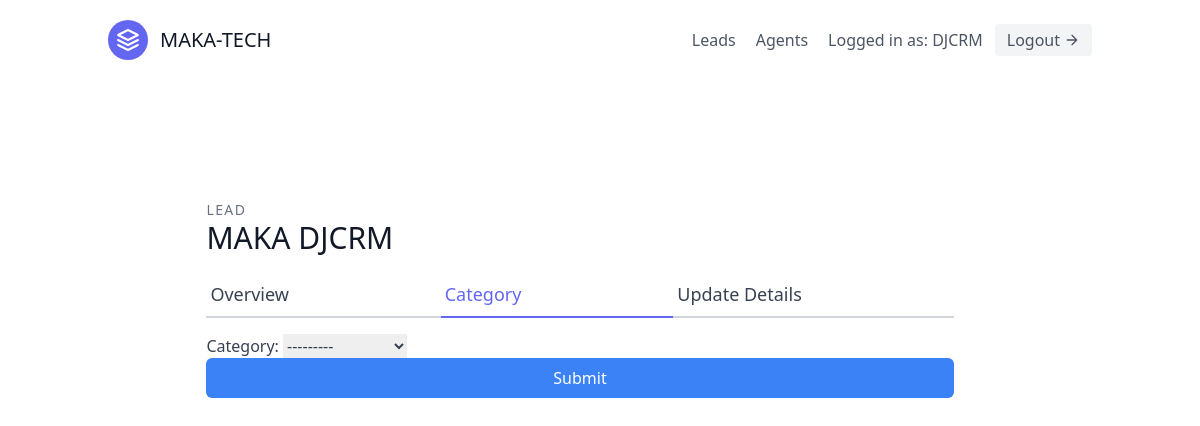
The page /leads/13/category/ (signed in) on the database its author committed.
### leads/models.py (models this page shows, shortened)
class User(AbstractUser):
    is_organisor = models.BooleanField(default=True)
    is_agent = models.BooleanField(default=False)

class Lead(models.Model):
    first_name = models.CharField(max_length=20)
    last_name = models.CharField(max_length=20)
    age = models.IntegerField(default=0)
    organisation = models.ForeignKey("UserProfile" , on_delete=models.CASCADE)
    agent = models.ForeignKey("Agent", null=True, blank=True, on_delete=models.SET_NULL)
    category = models.ForeignKey("Category", related_name="leads", null=True, blank=True, on_delete=models.SET_NULL)
    description = models.TextField()
    date_added = models.DateTimeField(auto_now_add=True)
    phone_number = models.CharField(max_length=20)
    email = models.EmailField()

### leads/views.py (the view, shortened to what this page needs)
# urls.py: path('<int:pk>/category/', LeadCategoryUpdateView.as_view(), name='lead-category-update'),
class LeadCategoryUpdateView(LoginRequiredMixin, UpdateView):
    template_name = "lead_category_update.html"
    form_class = LeadCategoryUpdateForm
    def get_queryset(self):
        user = self.request.user
        if user.is_organisor:
            queryset = Lead.objects.filter(organisation=user.userprofile)
        else:
            queryset = Lead.objects.filter(organisation=user.agent.organisation)
            queryset = queryset.filter(agent__user=user)
        return queryset

### leads/forms.py
class LeadCategoryUpdateForm(forms.ModelForm):
    class Meta:
        model = Lead
        fields = (
            "category",
            )

### leads/models.py (called while the page is built)
    def __str__(self):
        return self.name

### templates/lead_category_update.html (shortened to what this page needs)
{% extends "base.html" %}
{% load tailwind_filters %}
{% block content %}
<section class="text-gray-700 body-font overflow-hidden">
    <div class="container px-5 py-24 mx-auto">
      <div class="lg:w-4/5 mx-auto flex flex-wrap">
        <div class="w-full lg:pr-10 lg:py-6 mb-6 lg:mb-0">
            <h2 class="text-sm title-font text-gray-500 tracking-widest">LEAD</h2>
            <h1 class="text-gray-900 text-3xl title-font font-medium mb-4">{{ lead.first_name }} {{ lead.last_name }}</h1>
            <div class="flex mb-4">
                <a href="{% url 'leads:lead-detail' lead.pk %}" class="flex-grow border-b-2 border-gray-300 py-2 text-lg px-1">
                    Overview
                </a>
                <a href="{% url 'leads:lead-category-update' lead.pk %}" class="flex-grow text-indigo-500 border-b-2 border-indigo-500 py-2 text-lg px-1">
                    Category
                </a>
                <a href="{% url 'leads:lead-update' lead.pk %}" class="flex-grow border-b-2 border-gray-300 py-2 text-lg px-1">
                    Update Details
                </a>
            </div>
            <form form method="post">
                {{ form|crispy }}
                <button type="submit" class="w-full text-white bg-blue-500 hover:bg-blue-600 px-3 py-2 rounded-md">Submit</button>
            </form>
        </div>
      </div>
    </div>
  </section>
{% endblock content %}

### templates/navbar.html (shortened to what this page needs)
<header class="text-gray-600 body-font">
  <div class="container mx-auto flex flex-wrap p-5 flex-col md:flex-row items-center">
    <a class="flex title-font font-medium items-center text-gray-900 mb-4 md:mb-0">
      <svg xmlns="http://www.w3.org/2000/svg" fill="none" stroke="currentColor" stroke-linecap="round"
        stroke-linejoin="round" stroke-width="2" class="w-10 h-10 text-white p-2 bg-indigo-500 rounded-full"
        viewBox="0 0 24 24">
        <path d="M12 2L2 7l10 5 10-5-10-5zM2 17l10 5 10-5M2 12l10 5 10-5"></path>
      </svg>
      <span class="ml-3 text-xl text-bolder">MAKA-TECH</span>
    </a>
    <nav class="md:ml-auto flex flex-wrap items-center text-base justify-center">
      {% if not request.user.is_authenticated %}
        <a href="{% url 'signup' %}" class="mr-5 hover:text-red-600">Signup</a>
        {% else %}
        <a href="{% url 'leads:lead-list' %}" class="mr-5 hover:text-blue-600">Leads</a>
        {% if request.user.is_organisor %}
          <a href="{% url 'agents:agent-list' %}" class="mr-5 hover:text-blue-600">Agents</a>
        {% endif %}
      {% endif %}
    </nav>
    {% if request.user.is_authenticated %}
       Logged in as: {{ request.user.username }}
       <a href="{% url 'logout' %}"
          class="ml-3 inline-flex items-center bg-gray-100 border-0 py-1 px-3 focus:outline-none hover:bg-gray-200 rounded text-base mt-4 md:mt-0">Logout
          <svg fill="none" stroke="currentColor" stroke-linecap="round" stroke-linejoin="round" stroke-width="2"
            class="w-4 h-4 ml-1" viewBox="0 0 24 24">
            <path d="M5 12h14M12 5l7 7-7 7"></path>
          </svg>
      </a>
    {% endif %}
  </div>
</header>

### rows shown on the page
User: user.username "DJCRM"
Lead: first_name "MAKA", last_name "DJCRM", category "---------"
